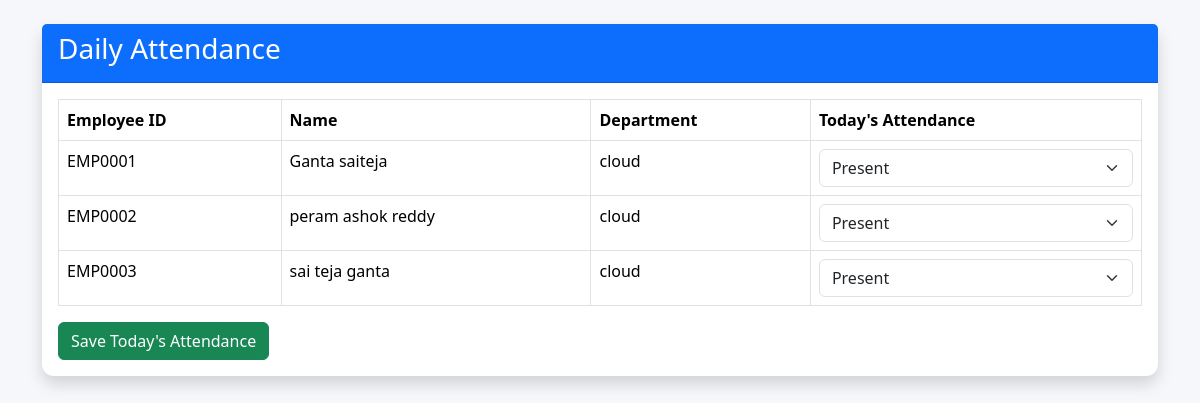
The page /admin-attendance (signed in) on the database its author committed.
### models.py (models this page shows)
class User(db.Model):
    id = db.Column(db.Integer, primary_key=True)
    employee_id = db.Column(db.String(20), unique=True)
    name = db.Column(db.String(100), nullable=False)
    email = db.Column(db.String(100), unique=True, nullable=False)
    department = db.Column(db.String(100), nullable=False)
    password = db.Column(db.String(255), nullable=False)
    role = db.Column(db.String(20), default="Employee")

### app.py (the view, shortened to what this page needs)
@app.route("/admin-attendance", methods=["GET", "POST"])
def admin_attendance():
    if session.get("role") != "Admin":
        return redirect(url_for("home"))
    employees = User.query.filter_by(role="Employee").all()
    return render_template(
        "admin_attendance.html",
        employees=employees
    )

### templates/admin_attendance.html (shortened to what this page needs)
{% extends "base.html" %}
{% block content %}
<div class="container mt-4">
    <div class="card shadow">
        <div class="card-header bg-primary text-white">
            <h3>Daily Attendance</h3>
        </div>
        <div class="card-body">
            <form method="POST" action="/admin-attendance">
                <table class="table table-bordered">
                    <thead>
                        <tr>
                            <th>Employee ID</th>
                            <th>Name</th>
                            <th>Department</th>
                           <th>Today's Attendance</th>
                        </tr>
                    </thead>
                    <tbody>
                        {% for employee in employees %}
                        <tr>
                            <td>{{ employee.employee_id }}</td>
                            <td>{{ employee.name }}</td>
                            <td>{{ employee.department }}</td>
                            <td>
                                <select
                                    name="status_{{ employee.employee_id }}"
                                    class="form-select">
                                    <option value="Present">Present</option>
                                </select>
                            </td>
                        </tr>
                        {% endfor %}
                    </tbody>
                </table>
                <button
    type="submit"
    class="btn btn-success">
    Save Today's Attendance
</button>
            </form>
        </div>
    </div>
</div>
{% endblock %}

### static/css/style.css (style rules this page uses)
body { margin:0; padding:0; background:#f5f7fa; }
.card { border:none; border-radius:12px; box-shadow:0 0 10px rgba(0,0,0,.1); }
.table { background:white; }
.btn { border-radius:6px; }

### rows shown on the page
User: employee_id "EMP0001", name "Ganta saiteja", department "cloud", employee "Present"
User: employee_id "EMP0002", name "peram ashok reddy", department "cloud", employee "Present"
User: employee_id "EMP0003", name "sai teja ganta", department "cloud", employee "Present"
